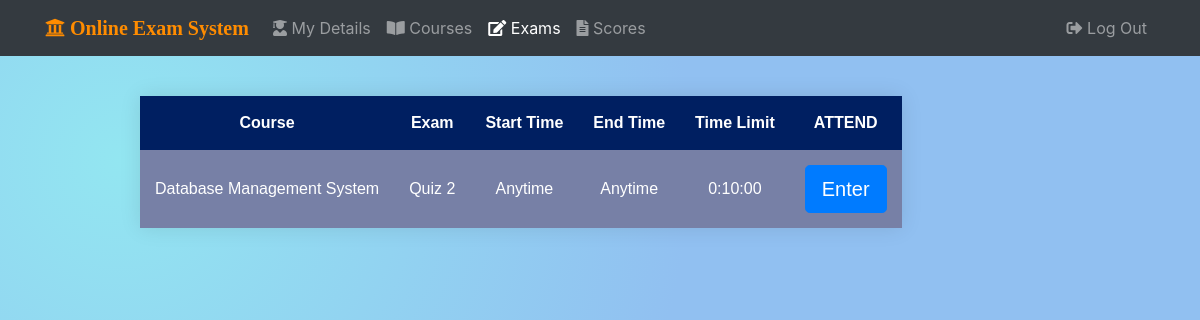
Page /students/student001/exams/ (signed in) on the earlier database version.
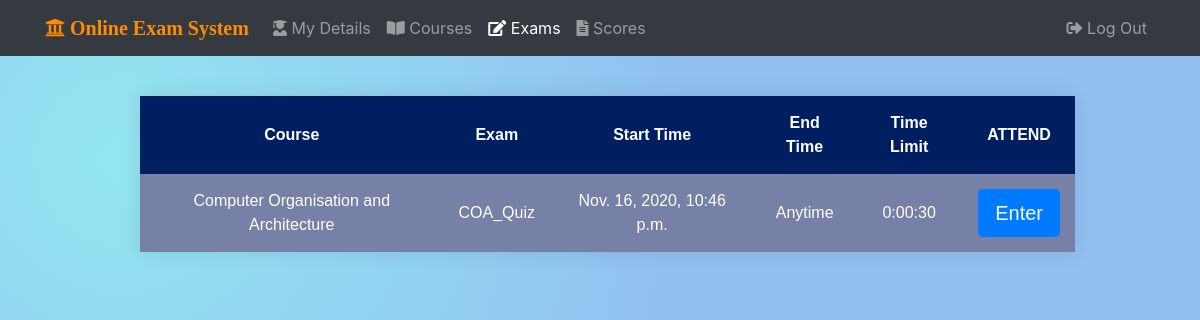
Same page on the later database version.
### stud_app/models.py (models this page shows, shortened)
class Exam(models.Model):
    exam_name = models.CharField(max_length=40, unique=True)
    course_fk = models.ForeignKey(Course, verbose_name='Course', on_delete=models.CASCADE)
    qn_mark = models.FloatField(default=4, null=True, blank=True)
    neg_mark = models.FloatField(default=1, null=True, blank=True)
    start_time = models.DateTimeField(null=True, blank=True)
    end_time = models.DateTimeField(null=True, blank=True)
    time_limit = models.DurationField(help_text='HH:MM:SS format') #widget=TimeDurationWidget(), required=False,
    is_active = models.BooleanField(default=True)
    created_on = models.DateTimeField(auto_now_add=True, editable=False)
    updated_on = models.DateTimeField(auto_now=True, editable=False)
    pub_date = models.DateTimeField('Date Published', auto_now_add=True, editable=False)
    def was_published_recently(self):
        now = timezone.now()
        return now - datetime.timedelta(days=1) <= self.pub_date <= now
    was_published_recently.short_description = 'Recently Published?'
    was_published_recently.boolean = True
    was_published_recently.admin_order_field = 'pub_date'
    class Meta:
        ordering = ['start_time',]

class Course(models.Model):
    course_code = models.CharField(max_length=6, unique=True)
    course_name = models.CharField(max_length=50)
    dept_fk = models.ForeignKey(Department, on_delete=models.PROTECT)
    course_desc = models.TextField('Course Description',max_length=300,null=True,blank=True)

### stud_app/views.py (the view)
# urls.py: path('<username>/exams/', views.exam_list_view, name="exams"),
@login_required()
def exam_list_view(request, username):
    if request.method == 'POST':
        exams = Exam.objects.all()
        for exam in exams:
            if str(exam.id) in request.POST:
                return HttpResponseRedirect(reverse('stud_app:exams', args=[username, exam.id,]))
        else:
            return HttpResponse('NO such exams\n',request.POST)
    else:
        student = get_object_or_404(Student, user__username = username)
        courses = student.course_fk.all()
        exams = Exam.objects.filter(Q(course_fk__in=courses))
        unattended_exams = Exam.objects.filter(
            ~Q(attendee__exam_fk__in=exams, attendee__student_fk=student.id),
            Q(is_active=True),
            Q(course_fk__in=student.course_fk.all())
        )
        context = {
                'username': username,
                'exams': unattended_exams,
                'now': timezone.now(),
                'current_page': 'exams',
            }
        return render(request, 'stud_app/exam_list.html', context)

### stud_app/templates/stud_app/exam_list.html (shortened to what this page needs)
{% extends 'base.html' %}
{% load static %}
{% block head %}
    <link rel="stylesheet" href="{% static 'stud_app/css/exam_list.css' %}">
{% endblock %}
{% block content %}
<div class="container">
<div class="row">
<div class="col-10 offset-1">
<form action="" method="post">
    <div class="table-container">
        <table style="margin: auto;">
            <thead>
                <tr>
                    <th>Course</th>
                    <th>Exam</th>
                    <th>Start Time</th>
                    <th>End Time</th>
                    <th>Time Limit</th>
                    <th>ATTEND</th>
                </tr>
            </thead>
            <tbody>
                {% for exam in exams %}
                <tr>
                    <td>{{ exam.course_fk.course_name }}</td>
                    <td>{{ exam.exam_name }}</td>
                    <td>
                        {% if exam.start_time %}
                            {{ exam.start_time }}
                        {% else %}
                            Anytime
                        {% endif %}
                    </td>
                    <td>
                        {% if exam.end_time %}
                            {{ exam.end_time }}
                        {% else %}
                            Anytime
                        {% endif %}
                    </td>
                    <td>{{ exam.time_limit }}</td>
                    <td>
                        <button type="submit" name="{{ exam.id }}" class="btn btn-lg btn-primary btn-block btn-signin"
                        value="{{ exam.id}}">Enter</button>
                    </td>
                </tr>
                {% endfor %}
            </tbody>
        </table>
    </div>
</form>
</div>
</div>
</div>
{% endblock %}

Differences in the rows shown:
removed Exam: course_fk.course_name "Database Management System", exam_name "Quiz 2", shows "Anytime", time_limit "0:10:00", {{ exam.id }} 8 (drawn)
added Exam: course_fk.course_name "Computer Organisation and Architecture", exam_name "COA_Quiz", start_time "Nov. 16, 2020, 10:46 p.m.", shows "Anytime", time_limit "0:00:30"
